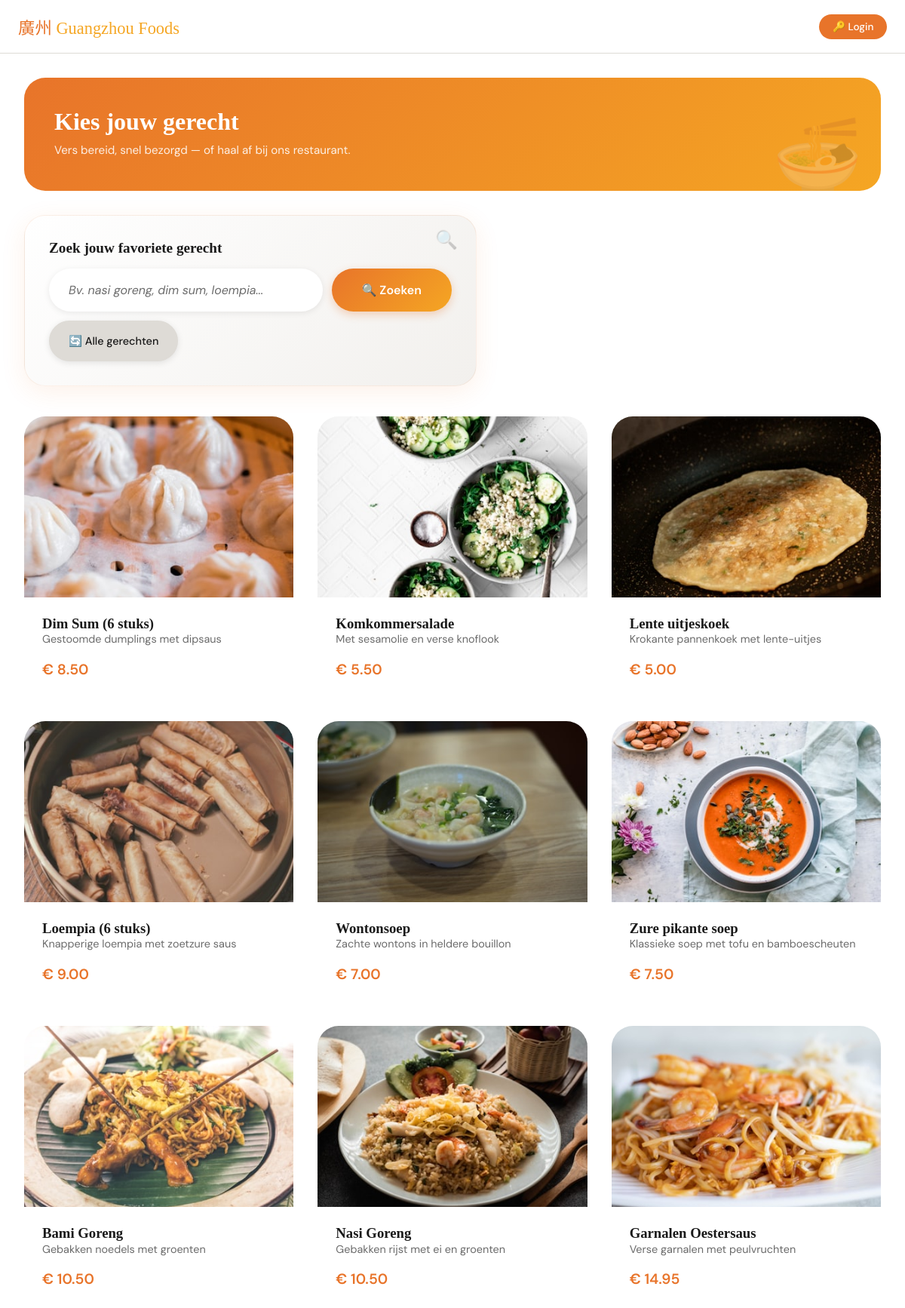
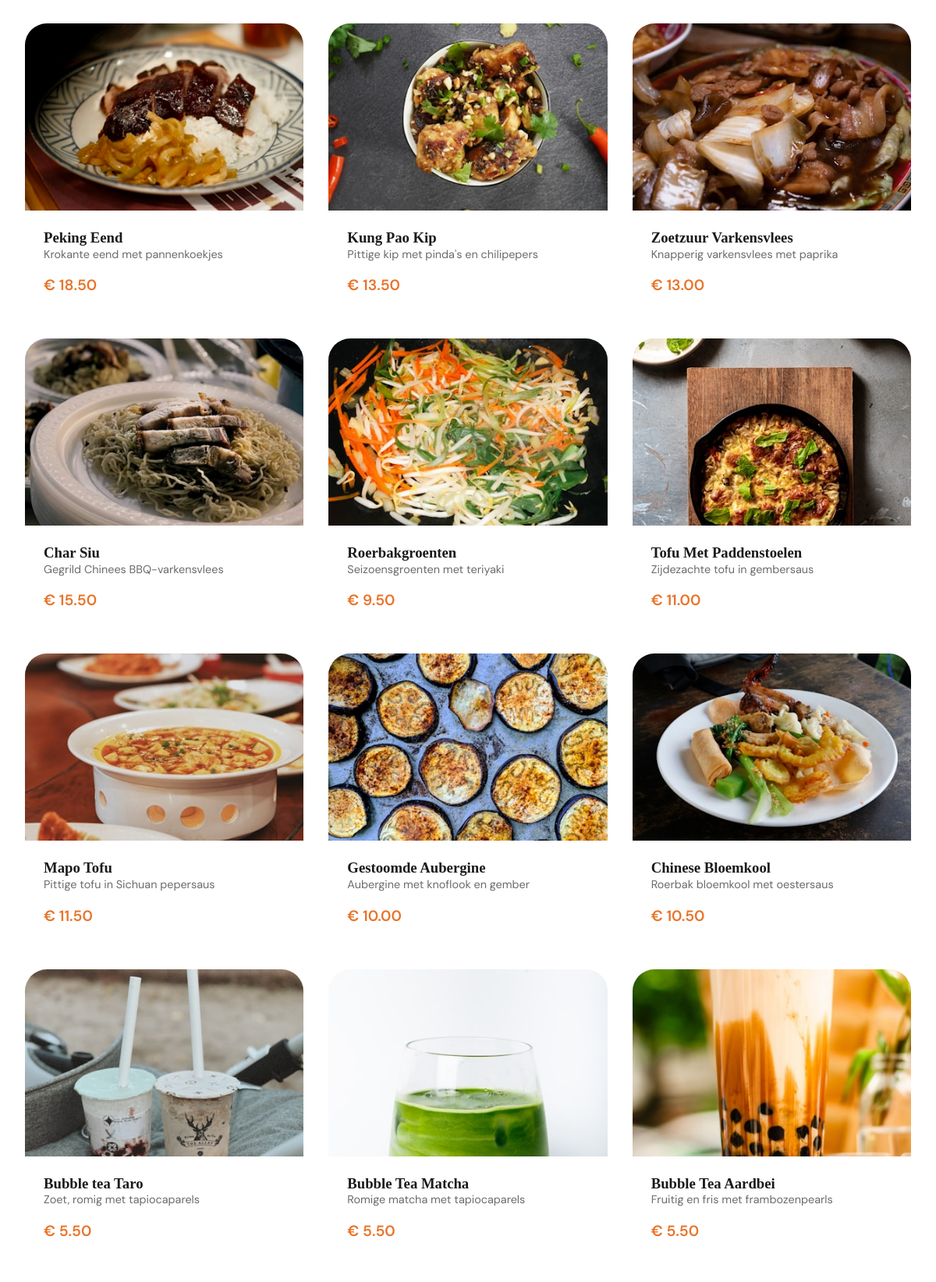
The page /bestel.php (upper part) on the database its author committed (2 pictures, top to bottom).
### tables this page shows
CREATE TABLE `Gerechten` (
  `id` int NOT NULL,
  `foto` varchar(500) NOT NULL,
  `naam` varchar(50) NOT NULL,
  `beschrijving` varchar(1000) NOT NULL,
  `prijs` decimal(10,2) NOT NULL,
  `type` varchar(50) NOT NULL
);

### bestel.php (the view, shortened to what this page needs)
<?php
include_once 'database.php';
?>
<!DOCTYPE html>
<html lang="nl">
<head>
  <link rel="stylesheet" href="css/style.css" />
  <link rel="stylesheet" href="css/bestel.css" />
  <link rel="stylesheet" href="css/bestel-inline.css" />
</head>
<body>
  <header>
    <div class="header-inner">
      <a href="index.php" class="logo">廣州 <span>Guangzhou Foods</span></a>
      <div class="header-actions">
        <a href="login.php" class="btn-primary" style="font-size:0.85rem; padding:0.5rem 1.1rem;">🔑 Login</a>
      </div>
    </div>
  </header>
  <div id="bestel-sectie">
    <main>
      <section class="menu-section">
        <div class="menu-hero">
          <h1>Kies jouw gerecht</h1>
          <p>Vers bereid, snel bezorgd — of haal af bij ons restaurant.</p>
        </div>
        <form name="zoek-formulier" action="bestel.php" method="GET" class="search-form">
          <label for="zoek-input">Zoek jouw favoriete gerecht</label>
          <div class="search-input-group">
            <input type="text" id="zoek-input" name="zoek" placeholder="Bv. nasi goreng, dim sum, loempia...">
            <button type="submit">🔍 Zoeken</button>
            <a href="bestel.php" class="reset-button" title="Wis zoekopdracht en toon alle gerechten">🔄 Alle gerechten</a>
          </div>
        </form>
        <div class="items-grid">
          <?php
          $hasUserSearched = isset($_GET['zoek']) && $_GET['zoek'] !== "";
          if ($hasUserSearched) {
            $searchString = $_GET['zoek'];
            $searchStringWildCard = "%" . $searchString . "%";
            $sql = "SELECT * FROM Gerechten WHERE naam LIKE :zoek1 OR beschrijving LIKE :zoek2";
            $statement = $pdo->prepare($sql);
            $statement->bindParam(':zoek1', $searchStringWildCard);
            $statement->bindParam(':zoek2', $searchStringWildCard);
            $statement->execute();
          } else {
            $sql = "SELECT * FROM Gerechten";
            $statement = $pdo->prepare($sql);
            $statement->execute();
          }
          $gerechten = $statement->fetchAll();
          foreach ($gerechten as $gerecht) {
            $naam = $gerecht['naam'];
            $beschrijving = $gerecht['beschrijving'];
            $prijs = $gerecht['prijs'];
            $afbeelding = $gerecht['foto'];
            if ($afbeelding == "") {
              $afbeelding = "https://via.placeholder.com/400x300?text=Geen+Afbeelding";
            } else {
              $afbeelding = $afbeelding;
            }
            echo "<div class='item-card'>";
            echo "<img class=item-img src='$afbeelding' alt='$naam' class='card-img'>";
            echo "<div class='item-body'>";
            echo "<h3>$naam</h3>";
            echo "<p>$beschrijving</p>";
            echo "<div class='item-footer'>";
            echo "<span class='item-price'>€ $prijs</span>";
            echo "</div>";
            echo "</div>";
            echo "</div>";
          }
          ?>
        </div>
      </section>
    </main>
  </div>
</body>
</html>

### css/style.css (style rules this page uses)
*, *::before, *::after { box-sizing: border-box; margin: 0; padding: 0; }
html { scroll-behavior: smooth; }
body { font-family: 'DM Sans', sans-serif; background: var(--white); color: var(--dark); overflow-x: hidden; }
:root { --gold: #F5A623; --orange: #E8742A; --grey: #6B6B6B; --light-grey: #F2F0ED; --mid-grey: #DEDBD6; --white: #FFFFFF; --dark: #1A1A1A; --radius-pill: 999px; --radius-card: 28px; --radius-sm: 16px; }
h1, h2, h3, h4 { font-family: 'Noto Serif SC', serif; line-height: 1.15; color: var(--dark); }
p { line-height: 1.75; color: var(--grey); }
a { text-decoration: none; color: inherit; }
.btn-primary { display: inline-block; background: var(--orange); color: var(--white); border: none; padding: 0.65rem 1.6rem; border-radius: var(--radius-pill); font-family: 'DM Sans', sans-serif; font-size: 0.9rem; font-weight: 500; cursor: pointer; transition: background 0.2s; }
.logo { font-family: 'Noto Serif SC', serif; font-size: 1.4rem; color: var(--orange); text-decoration: none; }
.logo span { color: var(--gold); }
header { position: sticky; top: 0; background: rgba(255, 255, 255, 0.94); backdrop-filter: blur(12px); border-bottom: 1px solid var(--mid-grey); z-index: 100; }
.header-inner { max-width: 1200px; margin: 0 auto; padding: 0 1rem; height: 70px; display: flex; align-items: center; justify-content: space-between; }
@media (min-width: 768px) { .header-inner { padding: 0 2rem; } }

### css/bestel-inline.css (style rules this page uses)
#bestel-sectie { display: block; }

### rows shown on the page
gerechten: shows a picture, naam "Dim Sum (6 stuks)", beschrijving "Gestoomde dumplings met dipsaus", prijs "8.50"
gerechten: shows a picture, naam "Komkommersalade", beschrijving "Met sesamolie en verse knoflook", prijs "5.50"
gerechten: shows a picture, naam "Lente uitjeskoek", beschrijving "Krokante pannenkoek met lente-uitjes", prijs "5.00"
gerechten: shows a picture, naam "Loempia (6 stuks)", beschrijving "Knapperige loempia met zoetzure saus", prijs "9.00"
gerechten: shows a picture, naam "Wontonsoep", beschrijving "Zachte wontons in heldere bouillon", prijs "7.00"
gerechten: shows a picture, naam "Zure pikante soep", beschrijving "Klassieke soep met tofu en bamboescheuten", prijs "7.50"
gerechten: shows a picture, naam "Bami Goreng", beschrijving "Gebakken noedels met groenten", prijs "10.50"
gerechten: shows a picture, naam "Nasi Goreng", beschrijving "Gebakken rijst met ei en groenten", prijs "10.50"
gerechten: shows a picture, naam "Garnalen Oestersaus", beschrijving "Verse garnalen met peulvruchten", prijs "14.95"
gerechten: shows a picture, naam "Peking Eend", beschrijving "Krokante eend met pannenkoekjes", prijs "18.50"
gerechten: shows a picture, naam "Kung Pao Kip", beschrijving "Pittige kip met pinda's en chilipepers", prijs "13.50"
gerechten: shows a picture, naam "Zoetzuur Varkensvlees", beschrijving "Knapperig varkensvlees met paprika", prijs "13.00"
gerechten: shows a picture, naam "Char Siu", beschrijving "Gegrild Chinees BBQ-varkensvlees", prijs "15.50"
gerechten: shows a picture, naam "Roerbakgroenten", beschrijving "Seizoensgroenten met teriyaki", prijs "9.50"
gerechten: shows a picture, naam "Tofu Met Paddenstoelen", beschrijving "Zijdezachte tofu in gembersaus", prijs "11.00"
gerechten: shows a picture, naam "Mapo Tofu", beschrijving "Pittige tofu in Sichuan pepersaus", prijs "11.50"
gerechten: shows a picture, naam "Gestoomde Aubergine", beschrijving "Aubergine met knoflook en gember", prijs "10.00"
gerechten: shows a picture, naam "Chinese Bloemkool", beschrijving "Roerbak bloemkool met oestersaus", prijs "10.50"
gerechten: shows a picture, naam "Bubble tea Taro", beschrijving "Zoet, romig met tapiocaparels", prijs "5.50"
gerechten: shows a picture, naam "Bubble Tea Matcha", beschrijving "Romige matcha met tapiocaparels", prijs "5.50"
gerechten: shows a picture, naam "Bubble Tea Aardbei", beschrijving "Fruitig en fris met frambozenpearls", prijs "5.50"
